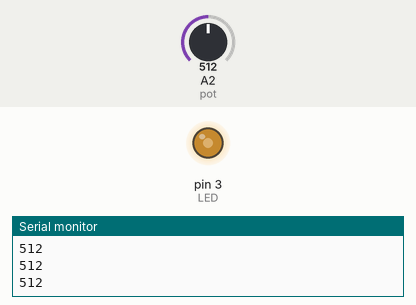
Recording of a sketch running on a simulated Arduino Uno, built with avr-gcc and run on an emulated ATmega328P. On the bench: output pins drawn as LEDs (lit = HIGH), the last lines printed to the serial monitor. Inputs (shaded band) come from the test bench; at power-on: A2 (pot) = 512.

Above: at 1.2 s.
1.3 s: A2 (pot) set to 716
At 2.5 s:
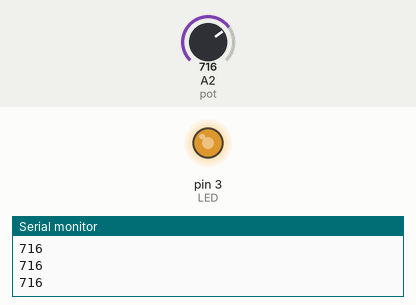
2.8 s: A2 (pot) set to 900
At 3.9 s:
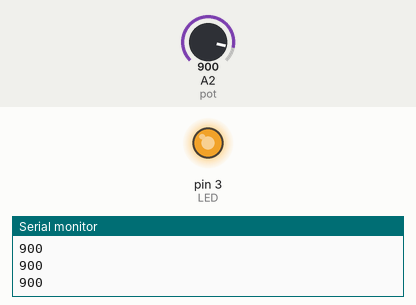
4.3 s: A2 (pot) set to 122
At 5.0 s:
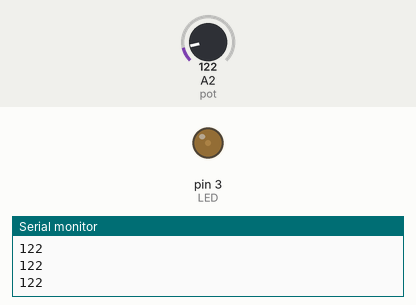
5.8 s: A2 (pot) set to 0
At 6.1 s:
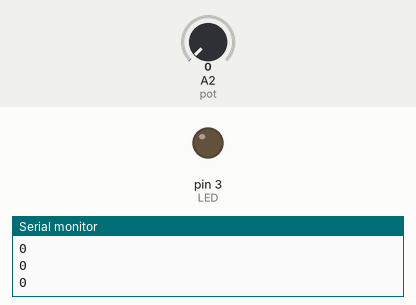
7.3 s: A2 (pot) set to 511
At 8.5 s:
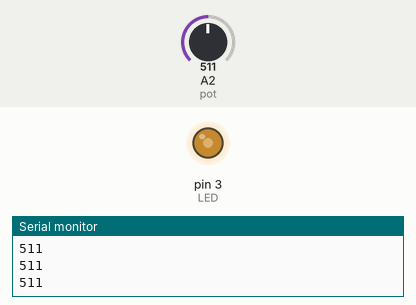
Timing chart, 0 to 9.8 s (numbered marks = the images above; inputs shaded):
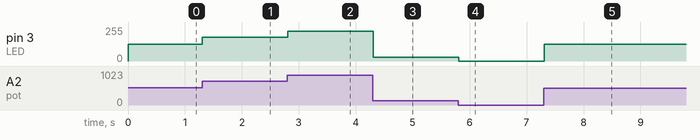

The sketch:

LEDPotentiometerChallenge1.ino
```cpp
const int pot = A2;  // Analog pin connected to the potentiometer
const int LED = 3;   // Digital pin connected to the LED

int value, mappedValue;  // Variables to store potentiometer value and mapped value

void setup() {
  pinMode(LED, OUTPUT);   // Set LED pin as output
  Serial.begin(9600);     // Initialize serial communication at 9600 baud
}

void loop() {
  value = analogRead(pot);  // Read potentiometer value
  mappedValue = map(value, 0, 1023, 0, 255);  // Map potentiometer value to LED brightness
  Serial.println(value);    // Print potentiometer value to serial monitor
  analogWrite(LED, mappedValue);  // Set LED brightness based on potentiometer value
}
```

Measured:
- after the input at 1.3 s, pin 3 (LED): 127/255 → 178/255 at once
- after the input at 2.8 s, pin 3 (LED): 178/255 → 224/255 at once
- after the input at 4.3 s, pin 3 (LED): 224/255 → 30/255 at once
- after the input at 5.8 s, pin 3 (LED): 30/255 → 0/255 at once
- after the input at 7.3 s, pin 3 (LED): 0/255 → 127/255 at once
